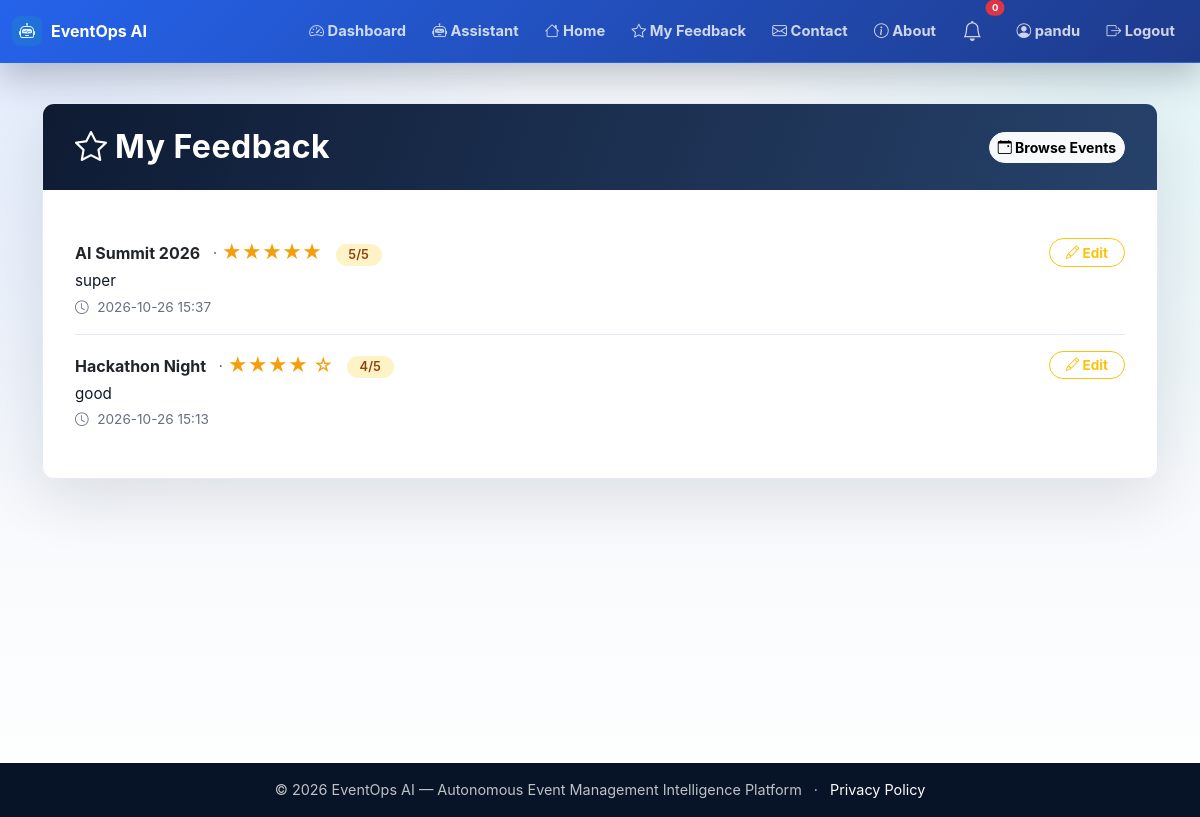
/my-feedback (signed in), run on the app's committed database.
### app.py (models this page shows, shortened)
class User(UserMixin, db.Model):
    id = db.Column(db.Integer, primary_key=True)
    name = db.Column(db.String(100), nullable=False)
    email = db.Column(db.String(100), unique=True, nullable=False)
    password_hash = db.Column(db.String(200), nullable=False)
    role = db.Column(db.String(20), default='user')
    created_at = db.Column(db.DateTime, default=lambda: datetime.now(timezone.utc))

class Feedback(db.Model):
    __tablename__ = 'feedback'
    __table_args__ = {'extend_existing': True}
    id = db.Column(db.Integer, primary_key=True)
    user_id = db.Column(db.Integer, db.ForeignKey('user.id'), nullable=False)
    event_id = db.Column(db.Integer, db.ForeignKey('event.id'), nullable=False)
    rating = db.Column(db.Integer, nullable=False)
    comment = db.Column(db.Text)
    created_at = db.Column(db.DateTime, default=lambda: datetime.now(timezone.utc))
    user = db.relationship('User', backref='feedbacks')
    event = db.relationship('Event', backref='feedbacks')

class Event(db.Model):
    id = db.Column(db.Integer, primary_key=True)
    title = db.Column(db.String(200), nullable=False)
    description = db.Column(db.Text)
    date = db.Column(db.String(50))
    time = db.Column(db.String(50))
    location = db.Column(db.String(200))
    capacity = db.Column(db.Integer)
    status = db.Column(db.String(20), default='upcoming')
    created_at = db.Column(db.DateTime, default=lambda: datetime.now(timezone.utc))

### app.py (the view)
@app.route('/my-feedback')
@login_required
def feedback_list():
    feedbacks = Feedback.query.filter_by(user_id=current_user.id).order_by(Feedback.created_at.desc()).all()
    return render_template('feedback_list.html', feedbacks=feedbacks)

### app.py (called while the page is built)
@login_manager.user_loader
def load_user(user_id):
    return User.query.get(int(user_id))

### templates/feedback_list.html (shortened to what this page needs)
{% extends "base.html" %}
{% block content %}
<div class="feedback-wrapper">
    <div class="container">
        <div class="card feedback-card">
            <div class="card-header d-flex justify-content-between align-items-center">
                <h2 class="mb-0"><i class="bi bi-star me-2"></i>My Feedback</h2>
                <a href="{{ url_for('browse_events') }}" class="btn btn-light btn-sm">
                    <i class="bi bi-calendar-event"></i> Browse Events
                </a>
            </div>
            <div class="card-body">
                {% if feedbacks %}
                    {% for fb in feedbacks %}
                    <div class="feedback-item">
                        <div>
                            <div>
                                <strong>{{ fb.event.title }}</strong>
                                <span class="text-muted ms-2">·</span>
                                <span class="feedback-rating">
                                    {% for i in range(fb.rating) %}★{% endfor %}
                                    {% for i in range(5 - fb.rating) %}☆{% endfor %}
                                    <span class="rating-badge ms-2">{{ fb.rating }}/5</span>
                                </span>
                            </div>
                            <div class="feedback-comment">{{ fb.comment or 'No comment provided.' }}</div>
                            <div class="feedback-meta mt-1">
                                <i class="bi bi-clock"></i> {{ fb.created_at.strftime('%Y-%m-%d %H:%M') }}
                            </div>
                        </div>
                        <div>
                            <a href="{{ url_for('feedback', event_id=fb.event_id) }}" class="btn btn-outline-warning btn-edit">
                                <i class="bi bi-pencil"></i> Edit
                            </a>
                        </div>
                    </div>
                    {% endfor %}
                {% else %}
                    <div class="empty-state">
                        <i class="bi bi-star"></i>
                        <h5>No Feedback Yet</h5>
                        <p>You haven't submitted any feedback. <a href="{{ url_for('browse_events') }}">Browse events</a> and share your experience!</p>
                    </div>
                {% endif %}
            </div>
        </div>
    </div>
</div>
{% endblock %}

### templates/base.html (shortened to what this page needs)
<!DOCTYPE html>
<html lang="en">
<head>
<link href="https://cdn.jsdelivr.net/npm/bootstrap@5.3.0/dist/css/bootstrap.min.css" rel="stylesheet">
<link rel="stylesheet" href="https://cdn.jsdelivr.net/npm/bootstrap-icons@1.11.0/font/bootstrap-icons.css">
<link rel="stylesheet" href="{{ url_for('static', filename='css/style.css') }}">
</head>
<body>
<nav class="navbar navbar-expand-lg navbar-dark bg-primary shadow-sm">
<div class="container-fluid">
<a class="navbar-brand fw-bold" href="{{ url_for('index') }}">
<i class="bi bi-robot"></i>EventOps AI
</a>
<div class="collapse navbar-collapse" id="navbarNav">
<ul class="navbar-nav ms-auto align-items-lg-center">
                    {% if current_user.is_authenticated %}
<li class="nav-item">
<a class="nav-link" href="{{ url_for('dashboard') }}">
<i class="bi bi-speedometer2"></i> Dashboard
</a>
</li>
<li class="nav-item">
<a class="nav-link" href="{{ url_for('assistant_page') }}">
<i class="bi bi-robot"></i> Assistant
</a>
</li>
<li class="nav-item">
<a class="nav-link" href="{{ url_for('index') }}">
<i class="bi bi-house"></i> Home
</a>
</li>
<li class="nav-item">
<a class="nav-link" href="{{ url_for('feedback_list') }}">
<i class="bi bi-star"></i> My Feedback
</a>
</li>
<li class="nav-item">
<a class="nav-link" href="{{ url_for('contact') }}">
<i class="bi bi-envelope"></i> Contact
</a>
</li>
<li class="nav-item">
<a class="nav-link" href="{{ url_for('about') }}">
<i class="bi bi-info-circle"></i> About
</a>
</li>
<li class="nav-item position-relative me-2">
<a class="nav-link" href="#" title="Notifications" data-bs-toggle="dropdown">
<i class="bi bi-bell fs-5"></i>
<span class="position-absolute top-0 start-100 translate-middle badge rounded-pill bg-danger" style="font-size:0.6rem;">
                                    0
</span>
</a>
</li>
<li class="nav-item">
<a class="nav-link" href="{{ url_for('profile') }}">
<i class="bi bi-person-circle"></i> {{ current_user.name }}
</a>
</li>
<li class="nav-item">
<a class="nav-link" href="{{ url_for('logout') }}">
<i class="bi bi-box-arrow-right"></i> Logout
</a>
</li>
                    {% endif %}
</ul>
</div>
</div>
</nav>
<main class="container-fluid py-4">
        {% block content %}{% endblock %}
</main>
<footer class="footer bg-dark text-white py-3 mt-4">
<div class="container text-center">
<span>© 2026 EventOps AI — Autonomous Event Management Intelligence Platform</span>
<span class="mx-2" aria-hidden="true">·</span>
<a class="text-white" href="{{ url_for('privacy') }}">Privacy Policy</a>
</div>
</footer>
</body>
</html>

### static/css/style.css (style rules this page uses)
:root { --eo-ink: #101827; --eo-muted: #667085; --eo-bg: #f4f7fb; --eo-surface: #ffffff; --eo-line: #e5eaf2; --eo-navy: #071326; --eo-blue: #2563eb; --eo-indigo: #1e3a8a; --eo-teal: #14b8a6; --eo-amber: #f59e0b; --eo-rose: #e11d48; --eo-shadow: 0 22px 60px rgba(15, 23, 42, 0.11); --eo-soft-shadow: 0 14px 36px rgba(15, 23, 42, 0.08); }
* { letter-spacing: 0; }
html { scroll-behavior: smooth; }
body { min-height: 100vh; color: var(--eo-ink); background: radial-gradient(circle at top left, rgba(37, 99, 235, 0.10), transparent 34rem), radial-gradient(circle at top right, rgba(20, 184, 166, 0.10), transparent 30rem), linear-gradient(180deg, #f8fbff 0%, var(--eo-bg) 45%, #ffffff 100%); font-family: "Inter", "Segoe UI", system-ui, -apple-system, BlinkMacSystemFont, sans-serif; }
a { text-decoration: none; }
.navbar { min-height: 60px; border-bottom: 1px solid rgba(255, 255, 255, 0.12); background: linear-gradient(90deg, rgba(7, 19, 38, 0.98), rgba(15, 45, 90, 0.96)) !important; box-shadow: 0 14px 34px rgba(7, 19, 38, 0.24) !important; }
.navbar .container-fluid { width: min(1240px, calc(100% - 24px)); margin: 0 auto; padding-left: 0; padding-right: 0; }
.navbar-brand { display: inline-flex; align-items: center; gap: 9px; font-size: 1rem; }
.navbar-brand i { display: inline-flex; width: 30px; height: 30px; align-items: center; justify-content: center; border-radius: 8px; color: #dff7ff; background: rgba(20, 184, 166, 0.18); }
.navbar-dark .navbar-nav .nav-link { border-radius: 999px; color: rgba(255, 255, 255, 0.78); font-size: 0.92rem; font-weight: 650; padding: 0.5rem 0.82rem; transition: background 0.2s ease, color 0.2s ease, transform 0.2s ease; }
main.container-fluid { width: min(1240px, calc(100% - 24px)); min-height: calc(100vh - 138px); margin: 0 auto; padding: 24px 0 0 !important; }
.dropdown-menu, .modal-content, .list-group-item, .table, .card { border-color: var(--eo-line) !important; }
.card { border-radius: 12px !important; background: rgba(255, 255, 255, 0.96); box-shadow: var(--eo-soft-shadow); }
.btn { border-radius: 999px; font-weight: 750; box-shadow: none !important; }
.btn-primary, .bg-primary { background: linear-gradient(135deg, var(--eo-blue), var(--eo-indigo)) !important; border-color: var(--eo-blue) !important; }
.footer { margin-top: 36px !important; background: #071326 !important; color: rgba(255, 255, 255, 0.74) !important; font-size: 0.9rem; }
.section-copy, .text-muted { color: var(--eo-muted) !important; }

### templates/feedback_list.html (style rules this page uses)
.feedback-wrapper { min-height: 80vh; background: linear-gradient(145deg, #f0f4ff 0%, #e6edf7 100%); padding: 2rem 0; }
.feedback-card { border: none; border-radius: 2rem; background: rgba(255, 255, 255, 0.85); backdrop-filter: blur(10px); box-shadow: 0 20px 60px rgba(13, 110, 253, 0.15); overflow: hidden; }
.feedback-card .card-header { background: linear-gradient(135deg, #0d6efd, #6610f2); color: white; padding: 1.5rem 2rem; border: none; }
.feedback-card .card-header h2 { font-weight: 700; letter-spacing: 0.5px; }
.feedback-card .card-body { padding: 2rem; }
.feedback-item { border-bottom: 1px solid #e9ecef; padding: 1rem 0; display: flex; justify-content: space-between; align-items: flex-start; flex-wrap: wrap; gap: 0.5rem; }
.feedback-item:last-child { border-bottom: none; }
.feedback-rating { color: #ffc107; font-size: 1.2rem; }
.feedback-comment { font-size: 0.95rem; color: #212529; margin-top: 0.2rem; }
.feedback-meta { font-size: 0.85rem; color: #6c757d; }
.feedback-meta i { margin-right: 0.3rem; }
.rating-badge { background: #ffc107; color: #212529; padding: 0.2rem 0.8rem; border-radius: 30px; font-weight: 600; font-size: 0.8rem; }
.btn-edit { border-radius: 30px; padding: 0.2rem 1rem; font-size: 0.85rem; transition: all 0.2s; }
.feedback-wrapper { background: transparent; padding: 1rem 0; }
.feedback-card { border: 1px solid var(--eo-line); border-radius: 20px; background: rgba(255, 255, 255, 0.96); box-shadow: var(--eo-shadow); }
.feedback-card .card-header { background: linear-gradient(110deg, rgba(5, 18, 43, 0.96), rgba(15, 45, 90, 0.90)); }
.feedback-item { border-bottom-color: var(--eo-line); }
.feedback-rating { color: var(--eo-amber); }
.feedback-comment { color: var(--eo-ink); }
.feedback-meta { color: var(--eo-muted); }
.rating-badge { color: #92400e; background: #fef3c7; }

### data on the page
User: name "pandu"
Feedback: event "AI Summit 2026", rating "5", comment "super", created_at "2026-10-26 15:37"
Feedback: event "Hackathon Night", rating "4", comment "good", created_at "2026-10-26 15:13"
